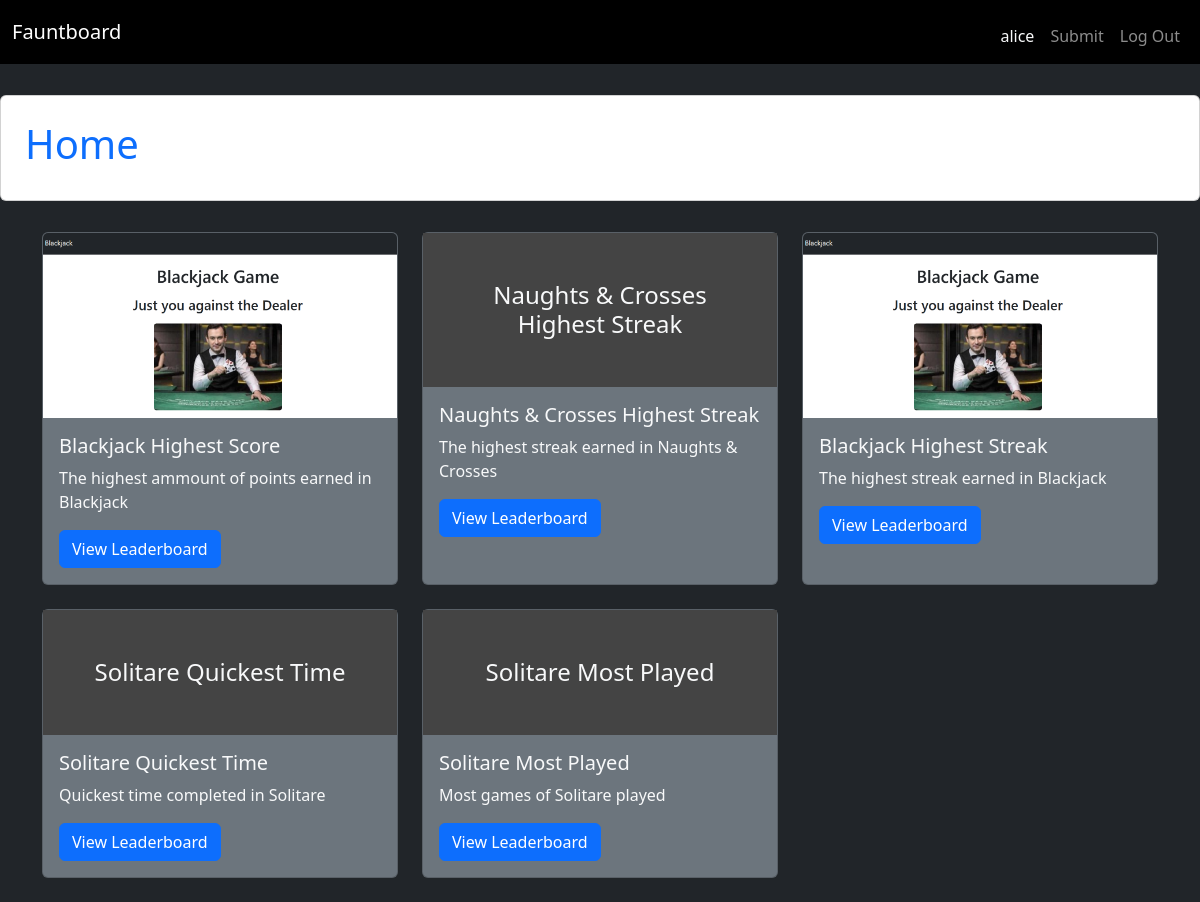
Before: / (signed in) with the older database file.
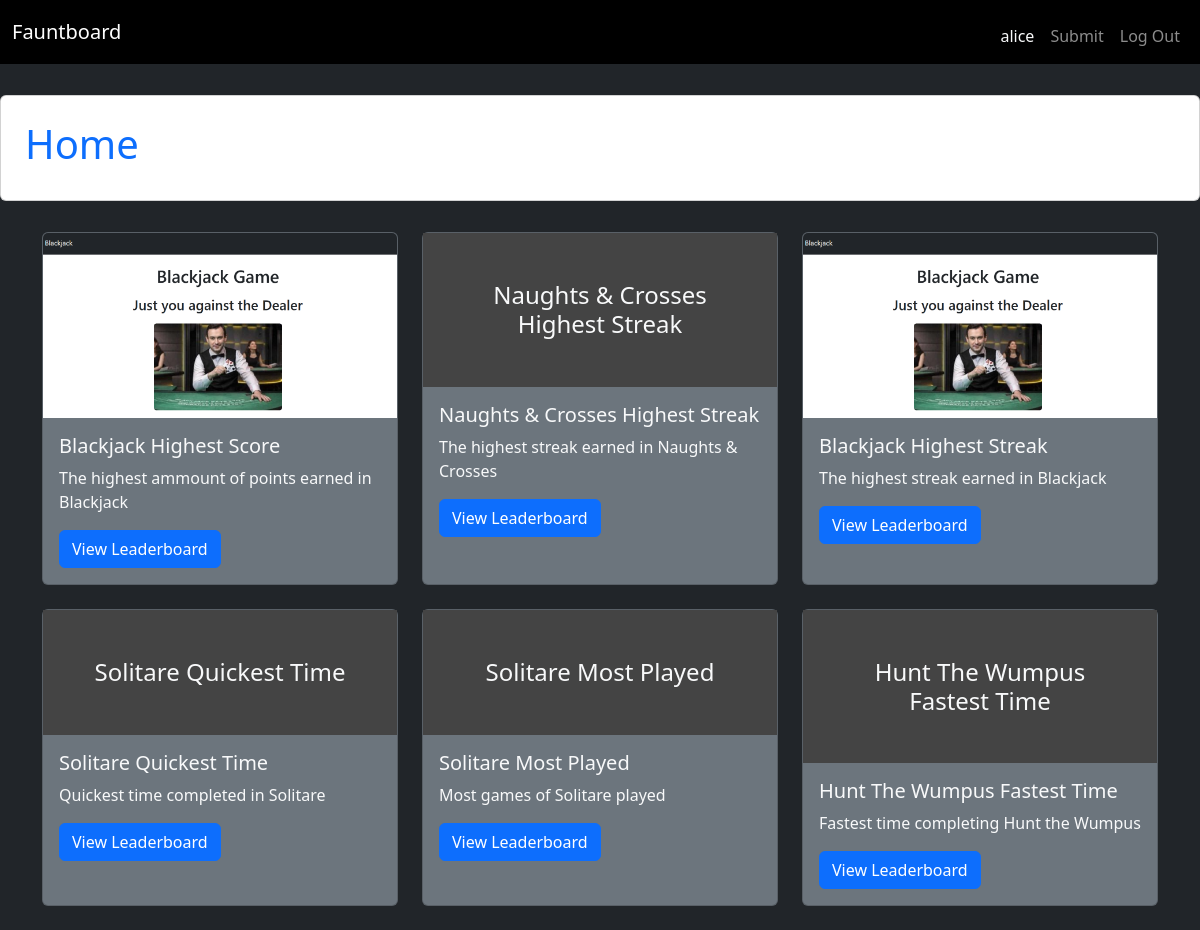
After: the same page with the newer database file.
### tables this page shows
CREATE TABLE "leaderboards" (
    id INTEGER PRIMARY KEY,
    name TEXT NOT NULL, description TEXT,
    image_path TEXT
, type TEXT NOT NULL);

### app.py (the view)
@app.route("/")
def home():
    if "user_id" in session:
        db = get_db()
        leaderboards = db.execute("SELECT * FROM leaderboards").fetchall()
        return render_template("home.html", leaderboards=leaderboards, username = session["username"])
    else:
        return redirect('/login')
        print('going to Login')

### app.py (called while the page is built)
def get_db():
    if "db" not in g:
        g.db = sqlite3.connect("database.db")
        g.db.row_factory = sqlite3.Row
    return g.db

@app.before_request
def load_user():
    g.user = None
    if "user_id" in session:
        db = get_db()
        g.user = db.execute(
            "SELECT * FROM users WHERE id = ?",
            (session["user_id"],)
        ).fetchone()

### templates/home.html
{% extends 'base.html' %}
{% block content %}
<div class="d-flex justify-content-center align-items-center" style="height: 15vh;">
  <div class="card p-4 bg-white" style="width: 1500px;">
    <h1 class="text-primary">Home</h1>
  </div>
</div>
<div class="container mt-4">
  <div class="row">
    {% for lb in leaderboards %}
    <div class="col-md-4 mb-4">
      <div class="card bg-secondary text-light h-100 ">
        {% if lb.image_path %}
          <img src="{{ lb.image_path }}" class="card-img-top" alt="{{ lb.name }}">
        {% else %}
          <div class="p-5 text-center" style="background-color: #444;">
            <h4 class="m-0">{{ lb.name }}</h4>
          </div>
        {% endif %}
        <div class="card-body">
          <h5 class="card-title">{{ lb.name }}</h5>
          <p class="card-text">{{ lb.description }}</p>
          <a href="{{ url_for('show_leaderboard', leaderboard_id=lb.id) }}" class="btn btn-primary">
            View Leaderboard
          </a>
        </div>
      </div>
    </div>
    {% endfor %}
  </div>
</div>
{% endblock %}

Changed rows visible on the page:
added leaderboards: name "Hunt The Wumpus Fastest Time", description "Fastest time completing Hunt the Wumpus"
